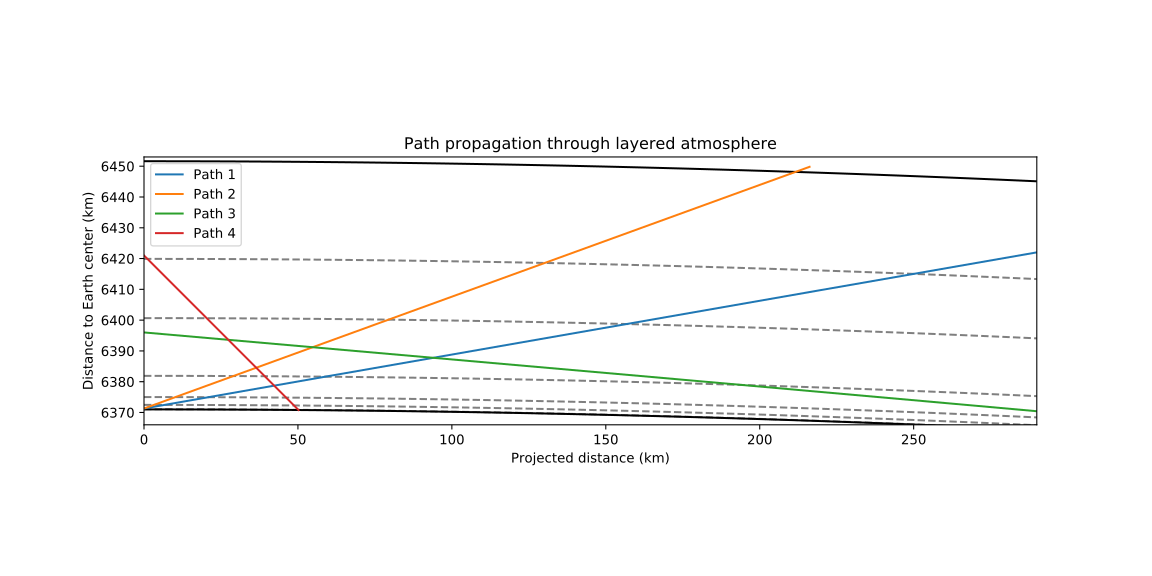

Source code (Python):
# first, we need to create the atmospheric layer cache
atm_layers_cache = atm.atm_layers([1] * u.GHz, atm.profile_highlat_winter)
# >>>
plt.close()
fig = plt.figure(figsize=(12, 6))
# >>>
# to plot the atmospheric layers, we need to access the layers_cache:
a_e = atm.EARTH_RADIUS
layer_angles = np.arange(0, 0.1, 1e-3)
layer_radii = atm_layers_cache['radii']
bottom, top = layer_radii[[0, 900]]
plt.plot(bottom * np.sin(layer_angles), bottom * np.cos(layer_angles), 'k-')  # doctest: +IGNORE_OUTPUT
plt.plot(top * np.sin(layer_angles), top * np.cos(layer_angles), 'k-')  # doctest: +IGNORE_OUTPUT
# we only plot some layers
for r in layer_radii[[200, 500, 600, 700, 800, 850]]:
    plt.plot(r * np.sin(layer_angles), r * np.cos(layer_angles), 'k--', alpha=0.5)  # doctest: +IGNORE_OUTPUT
# ...
# now create four different example paths (of different type)
for path_num, elevation, obs_alt, max_path_length in zip(
        [1, 2, 3, 4],
        [10, 20, -5, -45] * u.deg,
        [300, 300, 25000, 50000] * u.m,
        [1000, 230, 300, 1000] * u.km,
        ):
# ...
    path_params, _, refraction = atm.raytrace_path(
        elevation, obs_alt, atm_layers_cache,
        max_path_length=max_path_length,
        )
# ...
    print('total path length {:d}: {:5.1f}'.format(
        path_num, np.sum(path_params.a_n)
        ))
# ...
    radii = path_params.r_n
    angle = path_params.delta_n
    x, y = radii * np.sin(angle), radii * np.cos(angle)
    _ = plt.plot(x, y, '-', label='Path {:d}'.format(path_num))
# total path length 1: 1000.0
# total path length 2: 230.0
# total path length 3: 300.0
# total path length 4:  71.0
plt.legend(*plt.gca().get_legend_handles_labels())  # doctest: +IGNORE_OUTPUT
plt.xlim((0, 290))  # doctest: +IGNORE_OUTPUT
plt.ylim((a_e - 5, 6453))  # doctest: +IGNORE_OUTPUT
plt.title('Path propagation through layered atmosphere')  # doctest: +IGNORE_OUTPUT
plt.xlabel('Projected distance (km)')  # doctest: +IGNORE_OUTPUT
plt.ylabel('Distance to Earth center (km)')  # doctest: +IGNORE_OUTPUT
plt.gca().set_aspect('equal')  # doctest: +IGNORE_OUTPUT
